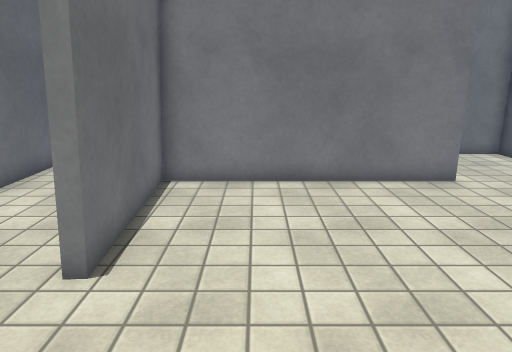
[1] (above)

16 first-person views from a walk through a scene from a Unity 3-D project. The camera is 1.5 m above the floor, tilts 14° down and sees 70° across. The floor is counted in squares, 0.5 m on a side. Each view is taken from the middle of a square. On the plan, view 1 faces up. The plan holds only what a view shows up to about 20 squares ahead; the rest is blank. Some animated figures are not drawn. Surface patterns are stand-ins for the level's own textures.

[2]
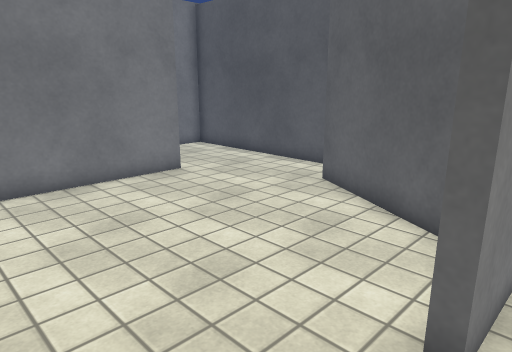

[3]
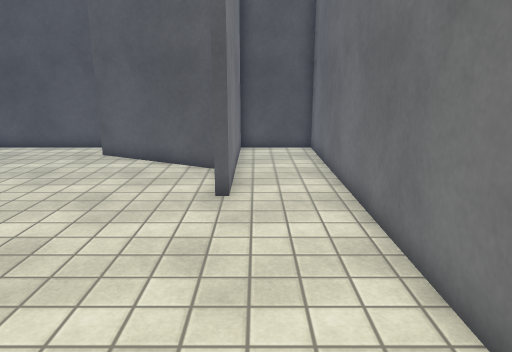

[4]
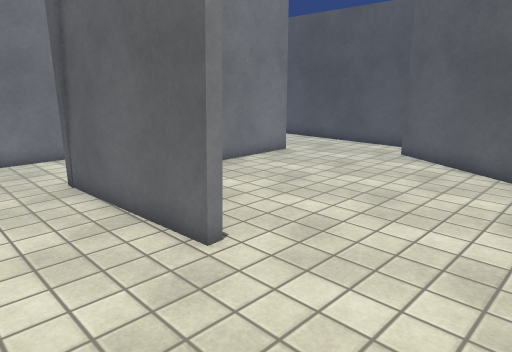

[5]
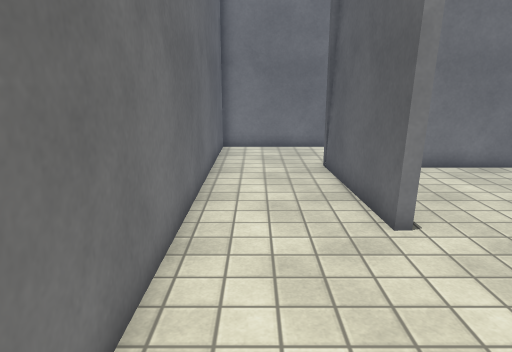

[6]
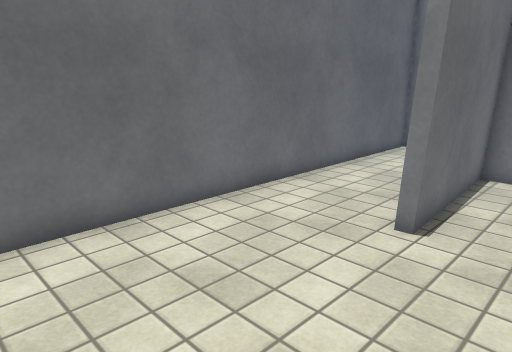

[7]
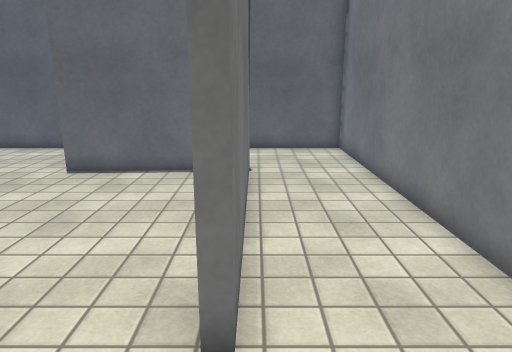

[8]
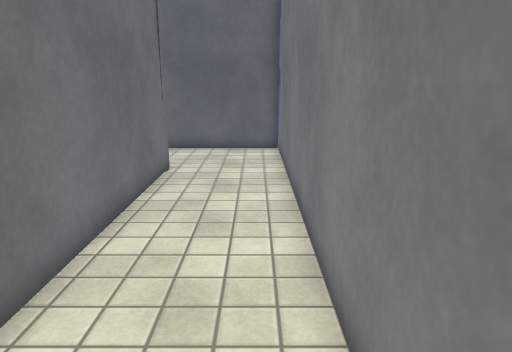

[9]
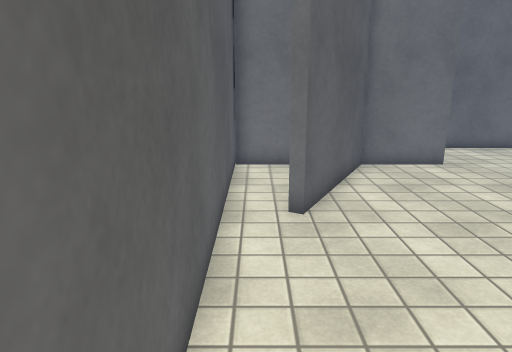

[10]
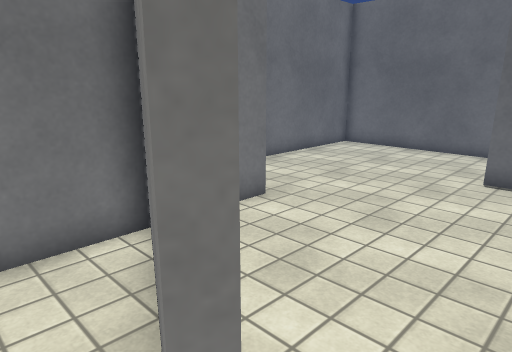

[11]
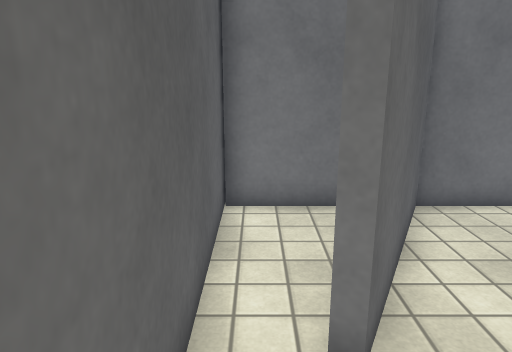

[12]
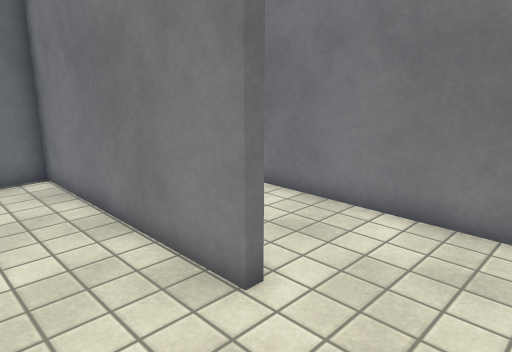

[13]
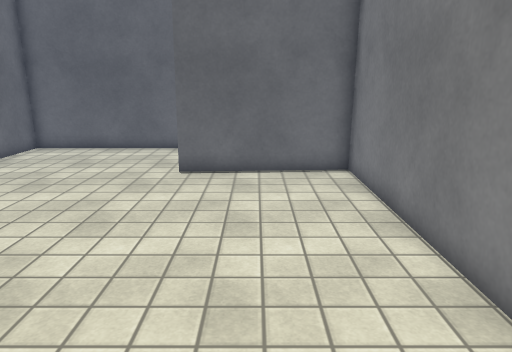

[14]
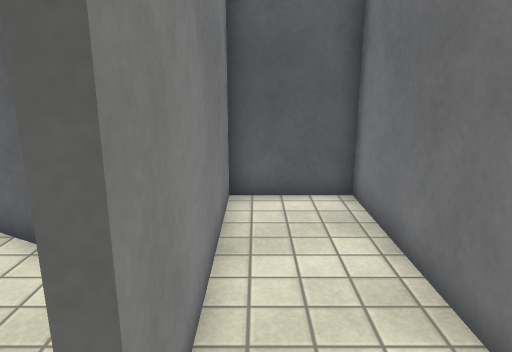

[15]
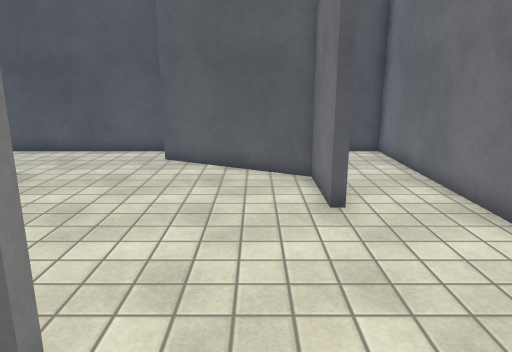

[16]
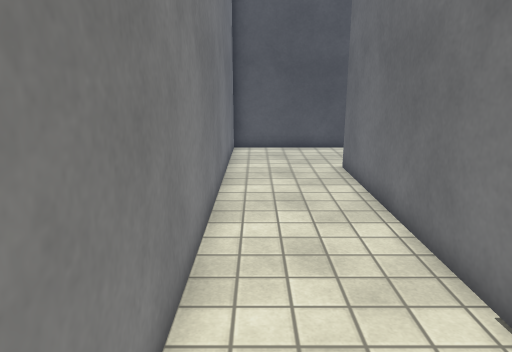

### Floor plan
Points are (right, up) in squares from view 1. A wall is a line through its corners. A room is listed if a view was taken in it or the views show most of it. See-through windows are left out.
Room 1 (views 1, 2, 3, 4, 5, 6, 7, 8, 9, 10, 11, 12, 13, 14, 15, 16)
walls: (-2.6, 5.3) (-3, 5.3) (-3.4, 11.8) (6.4, 11.8) (6.4, 11.4) (-2.9, 11.4) (-2.6, 5.3); (10.9, 0.7) (2.7, 0.7) (2.7, 1.1) (5.9, 1.1) (8.9, 6.8) (9.2, 6.6) (6.4, 1.1) (10.9, 1.1); (-7.6, -2.7) (10.8, -2.7) (10.8, 16.1) (-7.6, 16.1) (-7.6, -2.7)

Where each view was taken, in squares from view 1:
view 1: 0 up, 0 right, facing up
view 2: 0 up, 1 left, facing up-right
view 3: 0 up, 7 left, facing right
view 4: 0 up, 7 left, facing up-right
view 5: 2 down, 6 left, facing up
view 6: 2 down, 0 right, facing up-left
view 7: 12 up, 10 right, facing left
view 8: 15 up, 10 right, facing left
view 9: 15 up, 10 right, facing down
view 10: 8 up, 10 right, facing down-left
view 11: 10 up, 10 right, facing down
view 12: 8 up, 10 right, facing up-left
view 13: 8 up, 10 right, facing left
view 14: 0 up, 1 right, facing right
view 15: 3 up, 6 left, facing right
view 16: 15 up, 7 left, facing right
